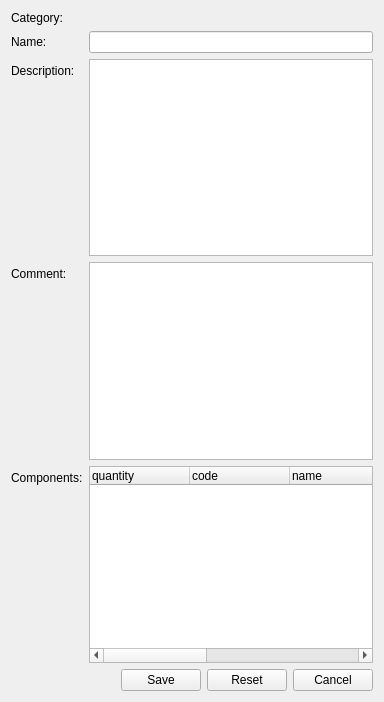
<?xml version="1.0" encoding="UTF-8"?>
<ui version="4.0">
 <class>configuration_edit</class>
 <widget class="QWidget" name="configuration_edit">
  <property name="geometry">
   <rect>
    <x>0</x>
    <y>0</y>
    <width>384</width>
    <height>702</height>
   </rect>
  </property>
  <property name="windowTitle">
   <string>Edit configuration</string>
  </property>
  <property name="action" stdset="0">
   <string notr="true">ConfigurationRequest configuration {id={id}}</string>
  </property>
  <layout class="QFormLayout" name="formLayout">
   <property name="fieldGrowthPolicy">
    <enum>QFormLayout::AllNonFixedFieldsGrow</enum>
   </property>
   <item row="0" column="0">
    <widget class="QLabel" name="label_3">
     <property name="text">
      <string>Category:</string>
     </property>
    </widget>
   </item>
   <item row="0" column="1">
    <widget class="QLabel" name="category">
     <property name="text">
      <string>&lt;category&gt;</string>
     </property>
    </widget>
   </item>
   <item row="1" column="0">
    <widget class="QLabel" name="label_name">
     <property name="text">
      <string>Name:</string>
     </property>
     <property name="buddy">
      <cstring>name</cstring>
     </property>
    </widget>
   </item>
   <item row="1" column="1">
    <widget class="QLineEdit" name="name">
     <property name="initialFocus" stdset="0">
      <bool>true</bool>
     </property>
    </widget>
   </item>
   <item row="2" column="0">
    <widget class="QLabel" name="label_description_2">
     <property name="text">
      <string>Description:</string>
     </property>
     <property name="buddy">
      <cstring>description</cstring>
     </property>
    </widget>
   </item>
   <item row="2" column="1">
    <widget class="QPlainTextEdit" name="description"/>
   </item>
   <item row="4" column="0">
    <widget class="QLabel" name="label_description">
     <property name="text">
      <string>Comment:</string>
     </property>
     <property name="buddy">
      <cstring>comment</cstring>
     </property>
    </widget>
   </item>
   <item row="4" column="1">
    <widget class="QPlainTextEdit" name="comment"/>
   </item>
   <item row="5" column="0">
    <widget class="QLabel" name="label">
     <property name="text">
      <string>Components:</string>
     </property>
     <property name="buddy">
      <cstring>component</cstring>
     </property>
    </widget>
   </item>
   <item row="5" column="1">
    <widget class="QTreeWidget" name="component">
     <property name="rootIsDecorated">
      <bool>false</bool>
     </property>
     <property name="itemsExpandable">
      <bool>false</bool>
     </property>
     <property name="action" stdset="0">
      <string>ConfiguredComponentsRequest component{configID={main.id}}</string>
     </property>
     <column>
      <property name="text">
       <string>quantity</string>
      </property>
     </column>
     <column>
      <property name="text">
       <string>code</string>
      </property>
     </column>
     <column>
      <property name="text">
       <string>name</string>
      </property>
     </column>
     <column>
      <property name="text">
       <string>categoryName</string>
      </property>
     </column>
     <column>
      <property name="text">
       <string>manufacturerName</string>
      </property>
     </column>
     <column>
      <property name="text">
       <string>mfgCode</string>
      </property>
     </column>
     <column>
      <property name="text">
       <string>price</string>
      </property>
     </column>
    </widget>
   </item>
   <item row="7" column="1">
    <layout class="QHBoxLayout" name="horizontalLayout">
     <item>
      <spacer name="horizontalSpacer">
       <property name="orientation">
        <enum>Qt::Horizontal</enum>
       </property>
       <property name="sizeHint" stdset="0">
        <size>
         <width>40</width>
         <height>20</height>
        </size>
       </property>
      </spacer>
     </item>
     <item>
      <widget class="QPushButton" name="save">
       <property name="text">
        <string>Save</string>
       </property>
       <property name="action" stdset="0">
        <string notr="true">updateConfiguration configuration {id={main.id}; name{{main.name}}; description{{main.description}}; comment{{main.comment}}}</string>
       </property>
       <property name="form" stdset="0">
        <string notr="true">_CLOSE_</string>
       </property>
      </widget>
     </item>
     <item>
      <widget class="QPushButton" name="reset">
       <property name="text">
        <string>Reset</string>
       </property>
       <property name="datasignal:clicked" stdset="0">
        <string notr="true">main</string>
       </property>
      </widget>
     </item>
     <item>
      <widget class="QPushButton" name="cancel">
       <property name="text">
        <string>Cancel</string>
       </property>
       <property name="form" stdset="0">
        <string notr="true">_CLOSE_</string>
       </property>
      </widget>
     </item>
    </layout>
   </item>
  </layout>
 </widget>
 <tabstops>
  <tabstop>name</tabstop>
  <tabstop>description</tabstop>
  <tabstop>comment</tabstop>
  <tabstop>component</tabstop>
  <tabstop>save</tabstop>
  <tabstop>reset</tabstop>
  <tabstop>cancel</tabstop>
 </tabstops>
 <resources>
  <include location="../configurator.qrc"/>
 </resources>
 <connections/>
</ui>
